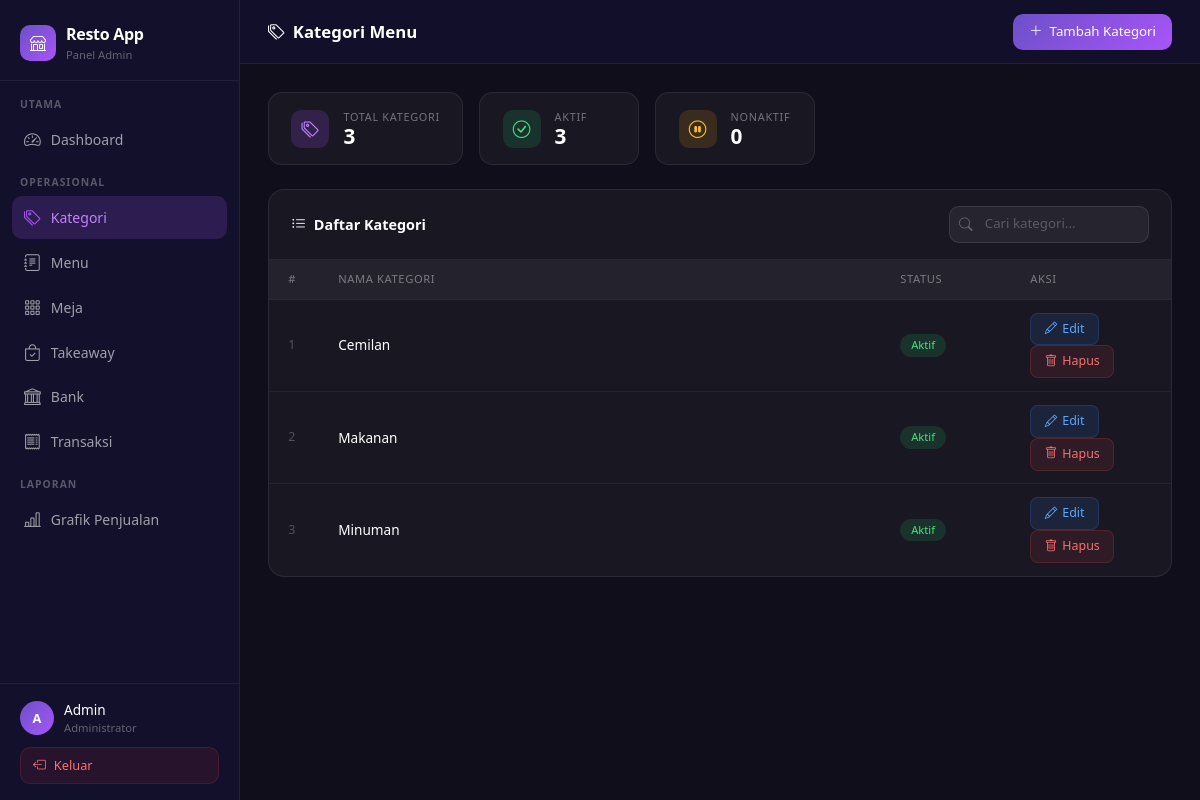
Page /admin/kategori.php (signed in) on the committed database.
### tables this page shows
CREATE TABLE `kategori` (
  `id_kategori` int(11) NOT NULL AUTO_INCREMENT,
  `nama_kategori` varchar(100) DEFAULT NULL,
  `status` enum('aktif','nonaktif') DEFAULT 'aktif',
  PRIMARY KEY (`id_kategori`)
);

### admin/kategori.php (the view, shortened to what this page needs)
<?php
include '../config/koneksi.php';
$data = mysqli_query($conn, "SELECT * FROM kategori ORDER BY id_kategori DESC");
$total = $data ? mysqli_num_rows($data) : 0;
$r_aktif = mysqli_query($conn, "SELECT COUNT(*) as c FROM kategori WHERE status='aktif'");
$total_aktif = ($r_aktif && $row = mysqli_fetch_assoc($r_aktif)) ? (int)$row['c'] : 0;
$total_nonaktif = $total - $total_aktif;
?>
<!DOCTYPE html>
<html lang="id">
<head>
<link rel="stylesheet" href="https://cdn.jsdelivr.net/npm/bootstrap@5.3.3/dist/css/bootstrap.min.css">
<link rel="stylesheet" href="https://cdn.jsdelivr.net/npm/bootstrap-icons@1.11.3/font/bootstrap-icons.min.css">
</head>
<body>
<?php include 'sidebar.php'; ?>
<div class="main-content">
  <div class="topbar">
    <div class="topbar-title"><i class="bi bi-tags me-2"></i>Kategori Menu</div>
    <a href="tambah_kategori.php" class="btn-tambah">
      <i class="bi bi-plus-lg"></i> Tambah Kategori
    </a>
  </div>
  <div class="content-area">
    <div class="mini-stats">
      <div class="mini-card">
        <div class="mini-icon sc-purple"><i class="bi bi-tags"></i></div>
        <div>
          <div class="mini-label">Total Kategori</div>
          <div class="mini-value"><?= $total ?></div>
        </div>
      </div>
      <div class="mini-card">
        <div class="mini-icon sc-green"><i class="bi bi-check-circle"></i></div>
        <div>
          <div class="mini-label">Aktif</div>
          <div class="mini-value"><?= $total_aktif ?></div>
        </div>
      </div>
      <div class="mini-card">
        <div class="mini-icon sc-amber"><i class="bi bi-pause-circle"></i></div>
        <div>
          <div class="mini-label">Nonaktif</div>
          <div class="mini-value"><?= $total_nonaktif ?></div>
        </div>
      </div>
    </div>
    <div class="panel">
      <div class="panel-header">
        <div class="panel-title"><i class="bi bi-list-ul me-2"></i>Daftar Kategori</div>
        <div class="search-wrap">
          <i class="bi bi-search"></i>
          <input type="text" id="searchInput" placeholder="Cari kategori...">
        </div>
      </div>
      <?php if ($data && mysqli_num_rows($data) > 0): ?>
      <table id="tabelKategori">
        <thead>
          <tr>
            <th style="width:50px">#</th>
            <th>Nama Kategori</th>
            <th style="width:130px">Status</th>
            <th style="width:160px">Aksi</th>
          </tr>
        </thead>
        <tbody>
        <?php $no = 1; while ($row = mysqli_fetch_assoc($data)):
          $aktif = strtolower($row['status'] ?? '') === 'aktif';
        ?>
          <tr>
            <td class="no-col"><?= $no++ ?></td>
            <td style="font-weight:500; color:#fff">
              <?= htmlspecialchars($row['nama_kategori']) ?>
            </td>
            <td>
              <span class="bx <?= $aktif ? 'bx-green' : 'bx-gray' ?>">
                <?= $aktif ? 'Aktif' : 'Nonaktif' ?>
              </span>
            </td>
            <td>
              <a href="edit_kategori.php?id=<?= $row['id_kategori'] ?>" class="btn-edit">
                <i class="bi bi-pencil"></i> Edit
              </a>
              <a href="hapus_kategori.php?id=<?= $row['id_kategori'] ?>"
                 class="btn-hapus"
                 onclick="return confirm('Hapus kategori \'<?= htmlspecialchars(addslashes($row['nama_kategori'])) ?>\'?')">
                <i class="bi bi-trash"></i> Hapus
              </a>
            </td>
          </tr>
        <?php endwhile; ?>
        </tbody>
      </table>
      <?php endif; ?>
    </div>
  </div>
</div>
</body>
</html>

### admin/kategori.php (style rules this page uses)
* { box-sizing: border-box; }
body { background: #0f0e1a; font-family: 'Segoe UI', system-ui, -apple-system, sans-serif; color: #e2e2e2; min-height: 100vh; margin: 0; }
.main-content { margin-left: 240px; min-height: 100vh; }
.topbar { background: rgba(18,16,42,0.97); border-bottom: 1px solid rgba(255,255,255,0.07); padding: 0.85rem 1.75rem; display: flex; align-items: center; justify-content: space-between; position: sticky; top: 0; z-index: 50; }
.topbar-title { font-size: 1.05rem; font-weight: 600; color: #fff; }
.content-area { padding: 1.75rem; }
.mini-stats { display: flex; gap: 1rem; margin-bottom: 1.5rem; flex-wrap: wrap; }
.mini-card { background: rgba(255,255,255,0.04); border: 1px solid rgba(255,255,255,0.08); border-radius: 14px; padding: 1rem 1.4rem; display: flex; align-items: center; gap: 14px; min-width: 160px; }
.mini-icon { width: 38px; height: 38px; border-radius: 10px; display: flex; align-items: center; justify-content: center; font-size: 1.1rem; flex-shrink: 0; }
.sc-purple { background: rgba(168,85,247,0.18); color: #c084fc; }
.sc-green { background: rgba(34,197,94,0.15); color: #4ade80; }
.sc-amber { background: rgba(245,158,11,0.15); color: #fbbf24; }
.mini-label { font-size: 0.68rem; color: rgba(255,255,255,0.4); text-transform: uppercase; letter-spacing: 0.7px; }
.mini-value { font-size: 1.3rem; font-weight: 700; color: #fff; line-height: 1.1; }
.panel { background: rgba(255,255,255,0.04); border: 1px solid rgba(255,255,255,0.08); border-radius: 16px; overflow: hidden; }
.panel-header { padding: 1rem 1.4rem; border-bottom: 1px solid rgba(255,255,255,0.07); display: flex; align-items: center; justify-content: space-between; }
.panel-title { font-size: 0.9rem; font-weight: 600; color: #fff; }
.search-wrap { position: relative; }
.search-wrap input { background: rgba(255,255,255,0.06); border: 1px solid rgba(255,255,255,0.1); border-radius: 10px; color: #fff; font-size: 0.83rem; padding: 0.45rem 0.85rem 0.45rem 2.2rem; width: 200px; outline: none; transition: border-color 0.2s; }
.search-wrap input::placeholder { color: rgba(255,255,255,0.25); }
.search-wrap i { position: absolute; left: 0.65rem; top: 50%; transform: translateY(-50%); color: rgba(255,255,255,0.3); font-size: 0.85rem; pointer-events: none; }
.btn-tambah { display: inline-flex; align-items: center; gap: 7px; background: linear-gradient(135deg, #6c50c8, #a855f7); border: none; border-radius: 10px; color: #fff; font-size: 0.83rem; font-weight: 500; padding: 0.5rem 1rem; text-decoration: none; transition: opacity 0.2s, transform 0.15s; }
table { width: 100%; border-collapse: collapse; font-size: 0.85rem; }
thead th { background: rgba(255,255,255,0.05); color: rgba(255,255,255,0.4); font-weight: 500; font-size: 0.7rem; text-transform: uppercase; letter-spacing: 0.6px; padding: 0.7rem 1.2rem; border-bottom: 1px solid rgba(255,255,255,0.07); }
tbody td { padding: 0.8rem 1.2rem; border-bottom: 1px solid rgba(255,255,255,0.05); color: rgba(255,255,255,0.78); vertical-align: middle; }
tbody tr:last-child td { border-bottom: none; }
.bx { font-size: 0.7rem; padding: 3px 11px; border-radius: 20px; font-weight: 500; display: inline-block; }
.bx-green { background: rgba(34,197,94,0.15); color: #4ade80; }
.btn-edit, .btn-hapus { display: inline-flex; align-items: center; gap: 5px; font-size: 0.78rem; font-weight: 500; padding: 0.38rem 0.85rem; border-radius: 8px; text-decoration: none; border: 1px solid transparent; transition: background 0.15s, border-color 0.15s; }
.btn-edit { background: rgba(59,130,246,0.12); color: #60a5fa; border-color: rgba(59,130,246,0.2); }
.btn-hapus { background: rgba(239,68,68,0.1); color: #f87171; border-color: rgba(239,68,68,0.2); }
.no-col { color: rgba(255,255,255,0.25); font-size: 0.78rem; }

### rows in the picture
kategori: nama_kategori "Cemilan", status "Aktif"
kategori: nama_kategori "Makanan", status "Aktif"
kategori: nama_kategori "Minuman", status "Aktif"

### other values in the picture
$section "UTAMA"
$m['label'] "Dashboard"
$section "OPERASIONAL"
$m['label'] "Kategori"
$m['label'] "Menu"
$m['label'] "Meja"
$m['label'] "Takeaway"
$m['label'] "Bank"
$m['label'] "Transaksi"
$section "LAPORAN"
$m['label'] "Grafik Penjualan"
substr($_SESSION['nama'] ?? 'A', 0, 1) "A"
$_SESSION['nama'] "Admin"
$total "3"
$total_aktif "3"
